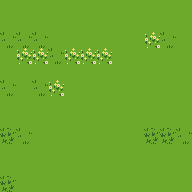

A 2D game scene composited from a Tiled map and its tileset images. What follows is a short description and the map's XML, with every tile layer's data as written:
An orthogonal 12x12 tile map with 16x16 px tiles, 2 tile layers (background0, background1), 4 tilesets and 11 objects (8x road, hut, water, exit).

<map version="1.0" orientation="orthogonal" renderorder="right-down" width="12" height="12" tilewidth="16" tileheight="16" nextobjectid="398">
 <tileset firstgid="1" name="basictiles" tilewidth="16" tileheight="16" tilecount="120" columns="8">
  <image source="../../assets/tileset/basictiles_2.png" width="128" height="240" />
 </tileset>
 <tileset firstgid="121" name="characters" tilewidth="16" tileheight="16" tilecount="96" columns="12">
  <image source="../../assets/tileset/characters_1.png" width="192" height="128" />
 </tileset>
 <tileset firstgid="217" name="things" tilewidth="16" tileheight="16" tilecount="96" columns="12">
  <image source="../../assets/tileset/things_0.png" width="192" height="128" />
 </tileset>
 <tileset firstgid="313" name="gui" tilewidth="16" tileheight="16" tilecount="120" columns="8">
  <image source="../../assets/tileset/gui.png" width="128" height="240" />
 </tileset>
 <layer name="background0" width="12" height="12">
  <data encoding="csv">
12,12,12,12,12,12,12,12,12,12,12,12,
12,12,12,12,12,12,12,12,12,12,12,12,
65,65,65,12,12,12,12,12,12,13,65,12,
12,13,13,65,13,13,13,12,12,12,12,12,
12,12,12,12,12,12,12,12,12,12,12,12,
65,12,65,13,12,12,12,12,12,12,12,12,
12,12,12,12,12,12,12,12,12,12,12,12,
12,12,12,12,12,12,12,12,12,12,12,12,
66,65,12,12,12,12,12,12,12,66,66,65,
12,12,12,12,12,12,12,12,12,12,12,12,
12,12,12,12,12,12,12,12,12,12,12,12,
66,12,12,12,12,12,12,12,12,12,12,12
</data>
 </layer>
 <layer name="background1" width="12" height="12">
  <data encoding="csv">
0,0,0,0,0,0,0,0,0,0,0,0,
0,0,0,0,0,0,0,0,0,0,0,0,
0,0,0,0,0,0,0,0,0,0,0,0,
0,0,0,0,0,0,0,0,0,0,0,0,
0,0,0,0,0,0,0,0,0,0,0,0,
0,0,0,0,0,0,0,0,0,0,0,0,
0,0,0,0,0,0,0,0,0,0,0,0,
0,0,0,0,0,0,0,0,0,0,0,0,
0,0,0,0,0,0,0,0,0,0,0,0,
0,0,0,0,0,0,0,0,0,0,0,0,
0,0,0,0,0,0,0,0,0,0,0,0,
0,0,0,0,0,0,0,0,0,0,0,0
</data>
 </layer>
 <objectgroup name="objectsPlayerTools" />
 <objectgroup name="objectsLevel">
  <object id="180" name="hut" gid="49" x="96" y="48" width="16" height="16">
   <properties>
    <property name="capacity" value="2" />
    <property name="rot" value="0" />
   </properties>
  </object>
  <object id="239" name="road" gid="11" x="96" y="112" width="16" height="16" />
  <object id="258" name="water" gid="14" x="96" y="128" width="16" height="16" />
  <object id="337" name="road" gid="11" x="96" y="80" width="16" height="16" />
  <object id="338" name="road" gid="11" x="96" y="96" width="16" height="16" />
  <object id="376" name="road" gid="11" x="96" y="144" width="16" height="16" />
  <object id="383" name="road" gid="11" x="96" y="64" width="16" height="16" />
  <object id="386" name="road" gid="11" x="96" y="160" width="16" height="16" />
  <object id="387" name="road" gid="11" x="96" y="192" width="16" height="16" />
  <object id="396" name="exit" gid="310" x="96" y="192" width="16" height="16" />
  <object id="397" name="road" gid="11" x="96" y="176" width="16" height="16" />
 </objectgroup>
 <objectgroup name="objectsCharacters" />
</map>
